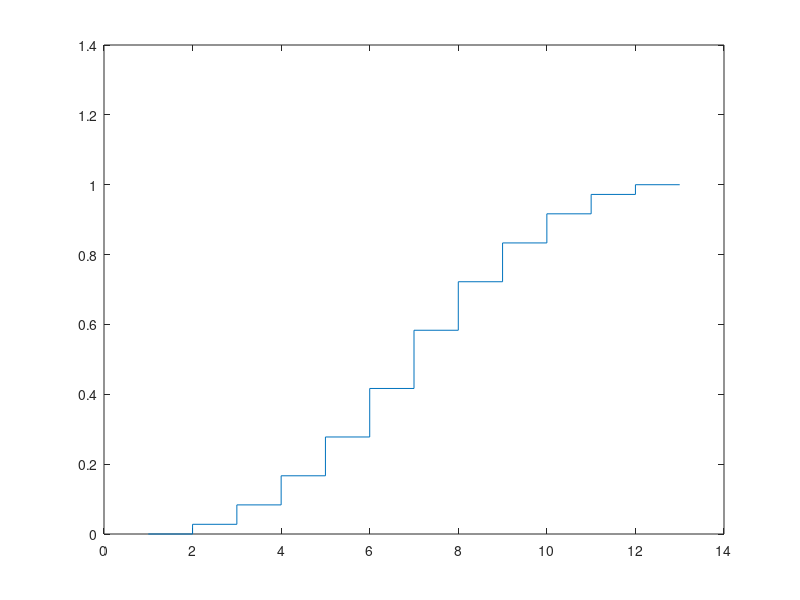

The MATLAB script that drew this image: (Note: this script raises an error after producing the figure.)
function DiceProbDist()
clc

x=1:13;
p=[[0:6],[5:-1:0]]/36;
P=cumsum(p);
stairs(x,P)

Y_Ax_TickLabels=strings(7,1);
Y_Ax_TickLabels(1)="0";
for ii=1:5
    Y_Ax_TickLabels(ii+1)=(ii*6)+"/36";
end
Y_Ax_TickLabels(7)="1";

axis([1,13,-.05,1.05])
set(gca,'XTick',[2:12],'YTick',[0:6:36]/36,'YTickLabel',Y_Ax_TickLabels)
grid on
xlabel('$x$','interpreter','latex')
title('$P(x)$','interpreter','latex')
export_figure(gcf,'',"Dice_ProbDist")